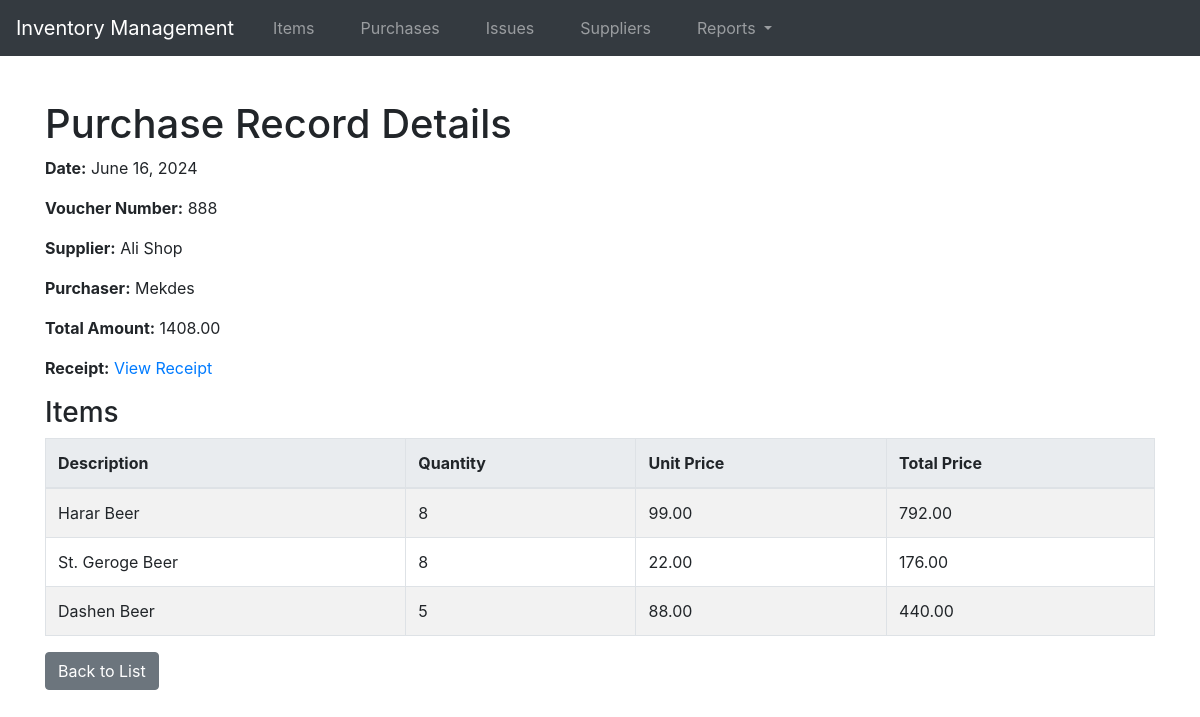
Screenshot of /purchase-records/4/ with the database file from the repository.
### store/models.py (models this page shows, shortened)
class PurchaseRecord(models.Model):
    date = models.DateField(default=timezone.now)
    supplier = models.ForeignKey(Supplier, related_name='supplier', on_delete=models.CASCADE, null=True)
    purchaser = models.CharField(max_length=100)
    voucher_number = models.CharField(max_length=50, unique=True, null=True, db_index=True)
    upload_receipt = models.FileField(upload_to='receipts/', blank=True, null=True)
    total_value = models.DecimalField(max_digits=15, decimal_places=2, default=0.0)

class Supplier(models.Model):
    name = models.CharField(max_length=100, db_index=True)
    contact_person = models.CharField(max_length=100)
    phone_number = models.CharField(max_length=20)
    address = models.CharField(max_length=250)
    tin_number = models.CharField(max_length=10)
    def __str__(self):
        return self.name

class PurchaseRecordItem(models.Model):
    purchase_record = models.ForeignKey(PurchaseRecord, related_name='items', on_delete=models.CASCADE, db_index=True)
    item = models.ForeignKey(Item, on_delete=models.CASCADE, db_index=True)
    quantity = models.PositiveIntegerField()
    unit_price = models.DecimalField(max_digits=10, decimal_places=2)
    total_price = models.DecimalField(max_digits=10, decimal_places=2)

class Item(models.Model):
    CATEGORY_CHOICES = [
        ('Beverage', 'Beverage'),
        ('Food Provision', 'Food Provision'),
        ('Sanitary', 'Sanitary'),
        ('Maintenance', 'Maintenance'),
        ('Service Aid', 'Service Aid'),
        ('Stationary', 'Stationary'),
        ('Sundry', 'Sundry'),
        ('Fresh Baazar', 'Fresh Baazar'),
    ]
    UNIT_OF_MEASUREMENT_CHOICES = [
        ('Piece', 'Piece'),
        ('Kilogram', 'Kilogram'),
        ('Gram', 'Gram'),
        ('Liter', 'Liter'),
        ('Milliliter', 'Milliliter'),
        ('Bottle', 'Bottle'),
        ('Crate', 'Crate'),
        ('Pack', 'Pack'),
        ('Box', 'Box'),
        ('Bag', 'Bag'),
        ('Dozen', 'Dozen'),
        ('Meter', 'Meter'),
        ('Centimeter', 'Centimeter'),
        ('Square Meter', 'Square Meter'),
        ('Cubic Meter', 'Cubic Meter'),
    ]
    description = models.CharField(max_length=255, db_index=True)
    category = models.CharField(max_length=50, choices=CATEGORY_CHOICES, db_index=True)
    unit_of_measurement = models.CharField(max_length=50, choices=UNIT_OF_MEASUREMENT_CHOICES)
    current_unit_price = models.DecimalField(max_digits=10, decimal_places=2)
    stock_balance = models.IntegerField()
    minimum_stock = models.IntegerField()

### store/views.py (the view)
# urls.py: path('purchase-records/<int:pk>/', views.purchase_record_detail, name='purchase_record_detail'),
def purchase_record_detail(request, pk):
    purchase_record = get_object_or_404(PurchaseRecord, pk=pk)
    purchase_record_items = PurchaseRecordItem.objects.filter(purchase_record=purchase_record)
    return render(request, 'store/purchase_record_detail.html', {'purchase_record': purchase_record, 'purchase_record_items': purchase_record_items})

### store/templates/store/purchase_record_detail.html (shortened to what this page needs)
{% extends 'base.html' %}
{% block content %}
<h1>Purchase Record Details</h1>
<p><strong>Date:</strong> {{ purchase_record.date }}</p>
<p><strong>Voucher Number:</strong> {{ purchase_record.voucher_number }}</p>
<p><strong>Supplier:</strong> {{ purchase_record.supplier }}</p>
<p><strong>Purchaser:</strong> {{ purchase_record.purchaser }}</p>
<p><strong>Total Amount:</strong> {{ purchase_record.total_value }}</p>
<p><strong>Receipt:</strong> <a href="{{ purchase_record.upload_receipt.url }}" target="_blank">View Receipt</a></p>
<h3>Items</h3>
<table class="table table-striped">
    <thead>
        <tr>
            <th>Description</th>
            <th>Quantity</th>
            <th>Unit Price</th>
            <th>Total Price</th>
        </tr>
    </thead>
    <tbody>
        {% for item in purchase_record.items.all %}
        <tr>
            <td>{{ item.item.description }}</td>
            <td>{{ item.quantity }}</td>
            <td>{{ item.unit_price }}</td>
            <td>{{ item.total_price }}</td>
        </tr>
        {% endfor %}
    </tbody>
</table>
<a href="{% url 'purchase_record_list' %}" class="btn btn-secondary">Back to List</a>
{% endblock %}

### store/static/css/style.css (style rules this page uses)
body { font-family: Arial, sans-serif; margin: 0; padding: 0; background-color: #f8f9fa; }
table { width: 100%; border-collapse: collapse; margin-bottom: 20px; }
table, th, td { border: 1px solid #dee2e6; }
th, td { padding: 8px; text-align: left; }
th { background-color: #e9ecef; }
a { color: #007bff; text-decoration: none; }

### rows the page displays
PurchaseRecord: date "June 16, 2024", voucher_number "888", supplier "Ali Shop", purchaser "Mekdes", total_value "1408.00"
PurchaseRecordItem: item.description "Harar Beer", quantity "8", unit_price "99.00", total_price "792.00"
PurchaseRecordItem: item.description "St. Geroge Beer", quantity "8", unit_price "22.00", total_price "176.00"
PurchaseRecordItem: item.description "Dashen Beer", quantity "5", unit_price "88.00", total_price "440.00"
